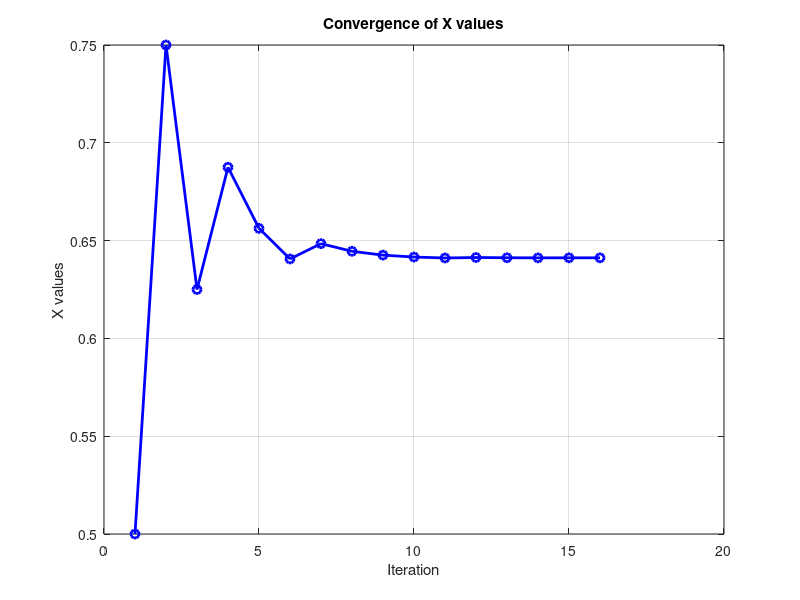
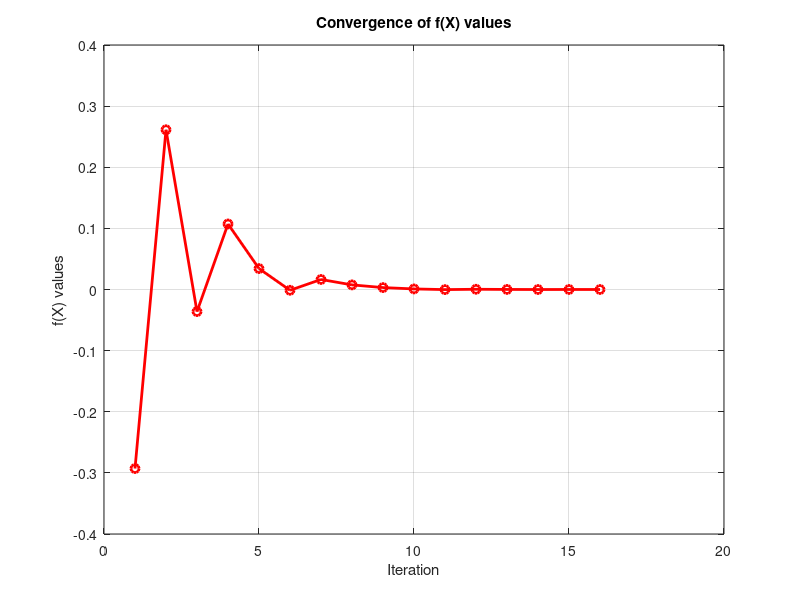
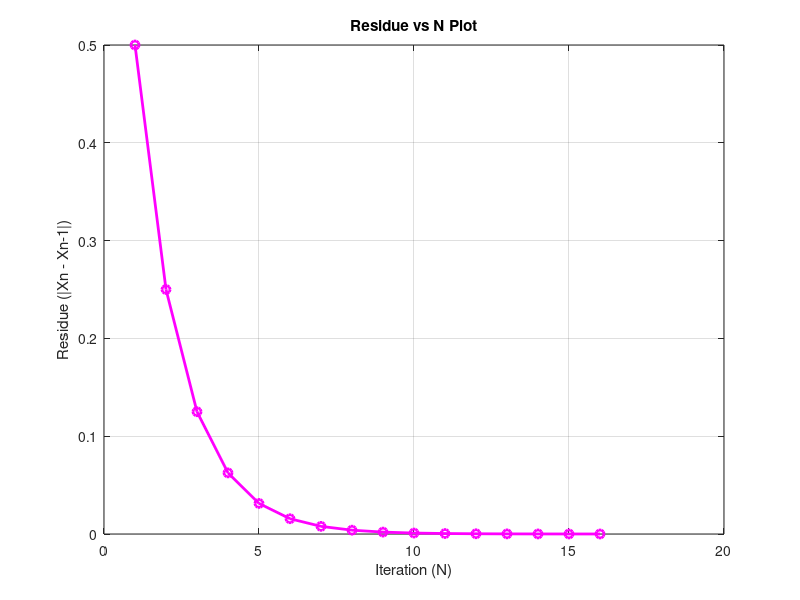
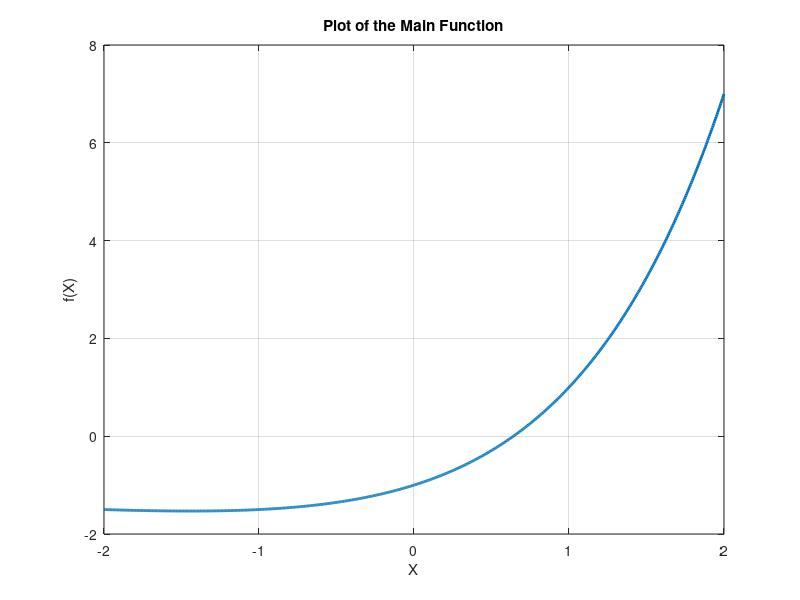

These charts were generated, in order, by the following MATLAB code:
a=0;
b=1;
epsilon = 1e-5;
Nmax=10000;
fq1 = @(x) (x)*(2^x) -1 ;
solution = fzero(fq1,1);
fa=fq1(a);
fb = fq1(b);

fprintf("Below Values are up to 8 decimal places\n");
fprintf("Iteration\tX\t\tf(x)\t\tActual Solution\t\tAbsolute Error\t\tResidue\n");

x_values = zeros(1, Nmax);
fx_values = zeros(1, Nmax);
absolute_errors = zeros(1, Nmax);


for d = 1:Nmax
    if fa*fb<0
        c =(a+b)/2;
        fc= fq1(c);
        x_values(d)=c;
        fx_values(d)=fc;

        if(d==1)
            absolute_errors(d)=abs(c);
        else
            absolute_errors(d)=abs(c-x_values(d-1));
        end


        if(abs(fc)<= epsilon)
            fprintf("%d\t\t%.8f\t%.8f\t%.8f\t%.8f\t\t.%8f\n", d, c, fc, solution, abs(c -solution),absolute_errors(d));
            fprintf('Approximate Solution comes out to be %.8f\n',c);
            
            break;
        end
        if fc*fa < 0
            fprintf("%d\t\t%.8f\t%.8f\t%.8f\t%.8f\t\t.%8f\n", d, c, fc, solution, abs(c -solution),absolute_errors(d));
            b=c;
        else
            fprintf("%d\t\t%.8f\t%.8f\t%.8f\t%.8f\t\t.%8f\n", d, c, fc, solution, abs(c -solution),absolute_errors(d));
            a=c;
        end

    else
        if fa*fb>0
            disp('From the initial values a and b given we cannot find the root using bisection method');
            break;
        elseif fa==0
            fprintf('Exact Solution comes out to be %.6f\n',a);
            
            break;
        else
            fprintf('Exact Solution comes out to be %.6f\n',b);
            break;
         
        end
               
                
    end


end




% Figure 1 Plotting the convergence of X values
figure;
plot(1:d, x_values(1:d), '-o', 'Color', 'b', 'LineWidth', 2);
title('Convergence of X values');
xlabel('Iteration');
ylabel('X values');
grid on;

% Figure 2 Plotting the convergence of f(X) values
figure;
plot(1:d, fx_values(1:d), '-o', 'Color', 'r', 'LineWidth', 2);
title('Convergence of f(X) values');
xlabel('Iteration');
ylabel('f(X) values');
grid on;

% Figure 3 Plotting the absolute error plot
figure;
plot(1:d, absolute_errors(1:d), '-o', 'Color', 'm', 'LineWidth', 2);
title('Residue vs N Plot');
xlabel('Iteration (N)');
ylabel('Residue (|Xn - Xn-1|)');
grid on;

% Figure 4 Plot of the main function
figure;
x = linspace(-2, 2, 800);
plot(x,(x).*(2.^x) -1,'LineWidth', 2);
title('Plot of the Main Function');
xlabel('X');
ylabel('f(X)');
grid on;



